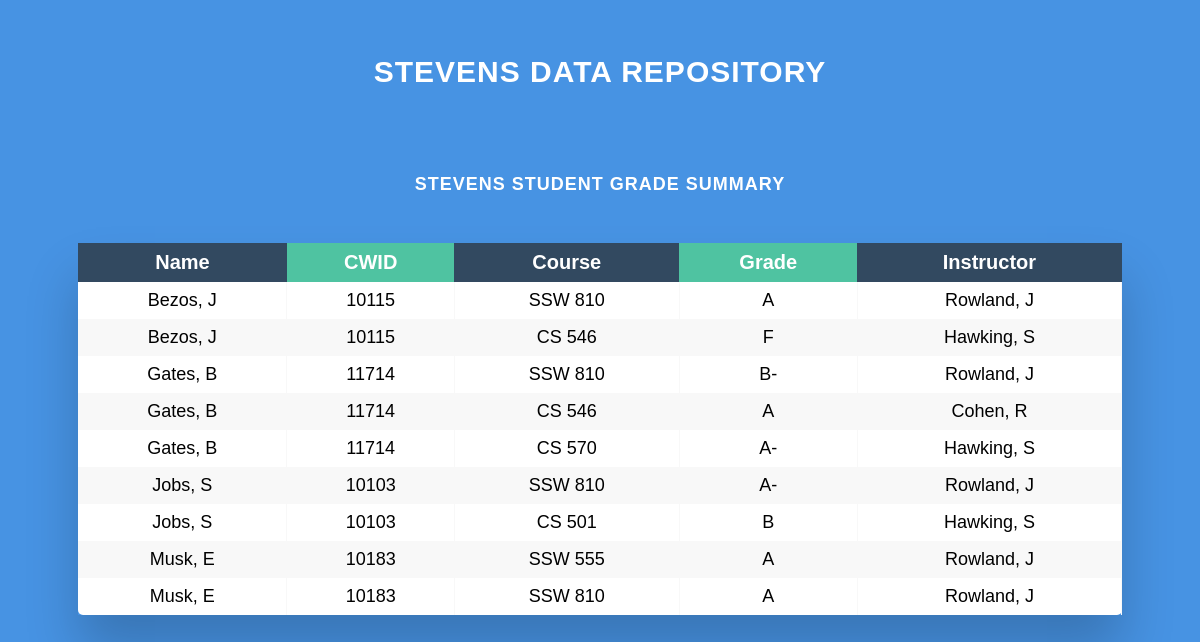
The page / on the database its author committed.
### tables this page shows
CREATE TABLE HW11_grades
(
	StudentCWID TEXT,
	Course TEXT,
	Grade TEXT,
	InstructorCWID TEXT
);

CREATE TABLE HW11_students
(
	CWID TEXT
		constraint HW11_students_pk
			primary key,
	Name TEXT,
	Major TEXT
);

CREATE TABLE HW11_instructors
(
	CWID TEXT
		constraint HW11_instructors_pk
			primary key,
	Name TEXT,
	Dept TEXT
);

### HW12/HW12_Neil_Gupte/HW12_Neil_Gupte.py (the view)
@app.route('/')
def index():
    query:str = "SELECT HW11_students.Name as Student_Name, \
           HW11_grades.StudentCWID as Student_CWID, \
           HW11_grades.Course as Course, \
           HW11_grades.Grade as Grade, \
           HW11_instructors.Name as Instructor_Name from HW11_students \
           JOIN HW11_grades \
           ON HW11_students.CWID=HW11_grades.StudentCWID \
           JOIN HW11_instructors \
           ON HW11_grades.InstructorCWID=HW11_instructors.CWID \
           ORDER BY  HW11_students.Name;"
    db:sqlite3.Connection = sqlite3.connect(db_file)
    data:Dict[str,str] = \
        [{'Name':name, 'CWID':cwid, 'Course':course,'Grade':grade,
          'Instructor':instructor}
        for name, cwid, course, grade, instructor in db.execute(query)]
    db.close()
    return render_template('index.html', title="Stevens Data Repository", \
                            table_title="Stevens Student Grade Summary", student=data,header='Stevens Data Portal')

### HW12/HW12_Neil_Gupte/templates/index.html (shortened to what this page needs)
{% extends 'base.html' %}
{% block head %}
<link rel= "stylesheet" type= "text/css" href= "{{ url_for('static',filename='style.css') }}">
{% endblock %}
{% block body %}
<h2>{{title}}</h2>
<h3>{{table_title}}</h3>
<div class="table-wrapper">
<table class="fl-table">
    <thead>
    <tr>
    <th>Name</th>
    <th>CWID</th>
    <th>Course</th>
    <th>Grade</th>
    <th>Instructor</th>
    </tr>
    </thead>
    {% for student in student %}
        <tr>
            <td>{{student.Name}}</td>
            <td>{{student.CWID}}</td>
            <td>{{student.Course}}</td>
            <td>{{student.Grade}}</td>
            <td>{{student.Instructor}}</td>
        </tr>
    {% endfor %}
</table>
{% endblock %}

### HW12/HW12_Neil_Gupte/templates/base.html (shortened to what this page needs)
<!DOCTYPE html>
<html lang="en">
<head>
    {% block head %}
    {% endblock%}
</head>
<body>
{% block body %}
{% endblock%}
</body>
</html>

### HW12/HW12_Neil_Gupte/static/style.css (style rules this page uses)
* { box-sizing: border-box; -webkit-box-sizing: border-box; -moz-box-sizing: border-box; }
body { font-family: Helvetica; -webkit-font-smoothing: antialiased; background: rgba( 71, 147, 227, 1); }
h2 { text-align: center; font-size: 30px; text-transform: uppercase; letter-spacing: 1px; color: white; padding: 30px 0; }
h3 { text-align: center; font-size: 18px; text-transform: uppercase; letter-spacing: 1px; color: white; padding: 30px 0; }
.table-wrapper { margin: 10px 70px 70px; box-shadow: 0px 35px 50px rgba( 0, 0, 0, 0.2 ); }
.fl-table { border-radius: 5px; font-size: 20px; font-weight: normal; border: none; border-collapse: collapse; width: 100%; max-width: 100%; white-space: nowrap; background-color: white; }
.fl-table td, .fl-table th { text-align: center; padding: 8px; }
.fl-table td { border-right: 1px solid #f8f8f8; font-size: 18px; }
.fl-table thead th { color: #ffffff; background: #4FC3A1; }
.fl-table thead th:nth-child(odd) { color: #ffffff; background: #324960; }
.fl-table tr:nth-child(even) { background: #F8F8F8; }

### rows shown on the page
HW11_grades: Name "Bezos, J", CWID "10115", Course "SSW 810", Grade "A", Instructor "Rowland, J"
HW11_grades: Name "Bezos, J", CWID "10115", Course "CS 546", Grade "F", Instructor "Hawking, S"
HW11_grades: Name "Gates, B", CWID "11714", Course "SSW 810", Grade "B-", Instructor "Rowland, J"
HW11_grades: Name "Gates, B", CWID "11714", Course "CS 546", Grade "A", Instructor "Cohen, R"
HW11_grades: Name "Gates, B", CWID "11714", Course "CS 570", Grade "A-", Instructor "Hawking, S"
HW11_grades: Name "Jobs, S", CWID "10103", Course "SSW 810", Grade "A-", Instructor "Rowland, J"
HW11_grades: Name "Jobs, S", CWID "10103", Course "CS 501", Grade "B", Instructor "Hawking, S"
HW11_grades: Name "Musk, E", CWID "10183", Course "SSW 555", Grade "A", Instructor "Rowland, J"
HW11_grades: Name "Musk, E", CWID "10183", Course "SSW 810", Grade "A", Instructor "Rowland, J"

### other values the page prints
{{ title }} "STEVENS DATA REPOSITORY"
{{ table_title }} "STEVENS STUDENT GRADE SUMMARY"
